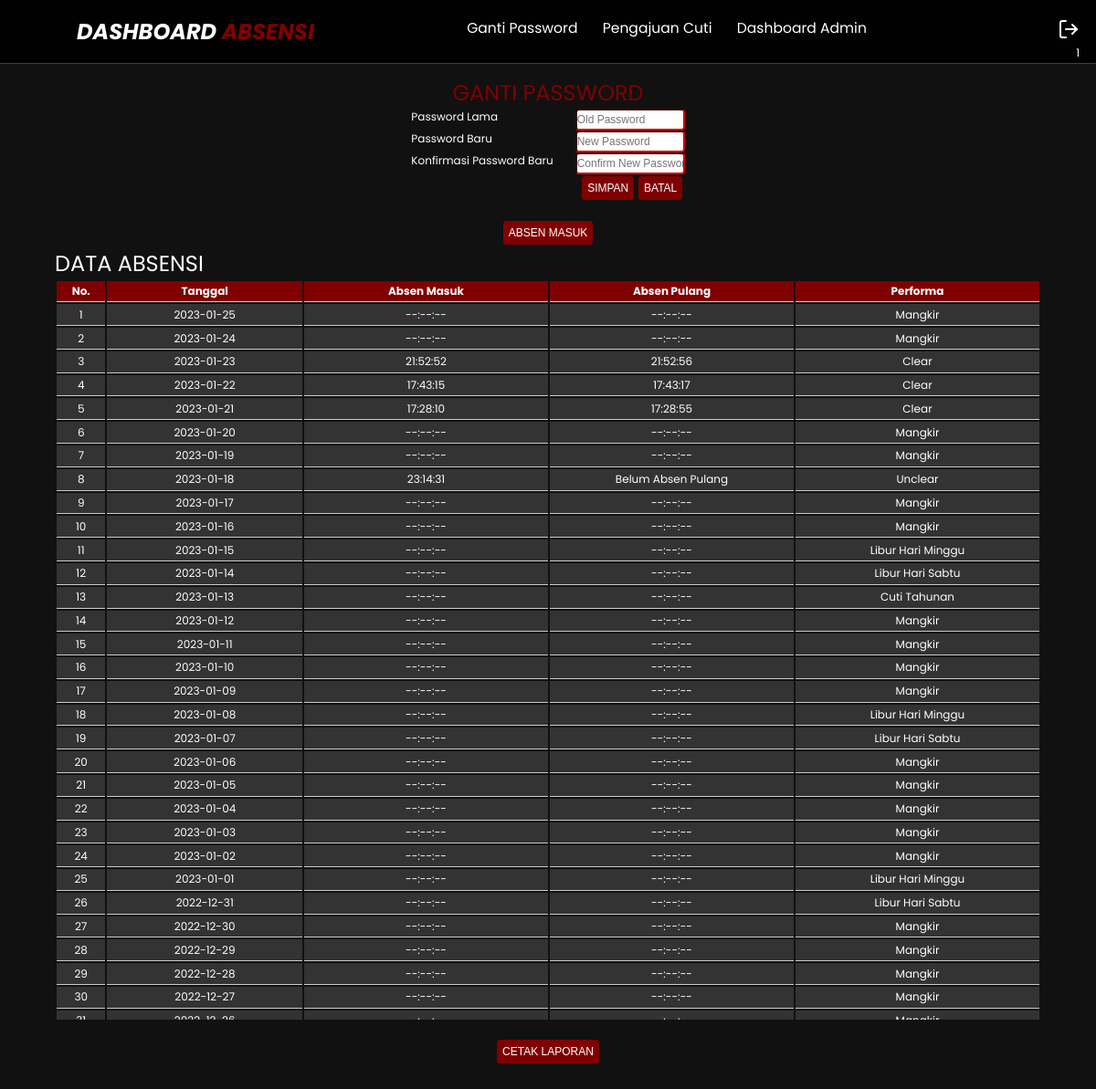
The app's page /dashboard/index.php?menu=ganti-password (signed in) with its own data.
### tables this page shows
CREATE TABLE `absensi` (
  `id` int(11) NOT NULL,
  `user_id` int(11) NOT NULL,
  `tgl` date DEFAULT NULL,
  `jam_masuk` varchar(255) DEFAULT NULL,
  `jam_keluar` varchar(255) DEFAULT NULL,
  `req_id` int(11) DEFAULT NULL
);

CREATE TABLE `request` (
  `id` int(11) NOT NULL,
  `req_id` int(11) NOT NULL,
  `jenis` varchar(255) DEFAULT NULL,
  `keterangan` varchar(255) DEFAULT NULL,
  `status` varchar(255) DEFAULT NULL
);

### dashboard/absensi.php (the view, shortened to what this page needs)
<div class="bform">
  <?php
  include("../connection.php");
  $user_id = $_SESSION['user_id'];
  $tgl = date('Y-m-d');
  $sql = "SELECT * FROM absensi as a LEFT JOIN request as b ON a.req_id=b.req_id WHERE a.user_id='$user_id' AND a.tgl='$tgl'";
  $result = $db->query($sql);
  $btnabsen = '<form action="action.php" method="POST">
  <button name="absen" type="submit">ABSEN MASUK</button>
</form>';
  if ($result->num_rows > 0) {
    $data = $result->fetch_assoc();
    if ($data['status'] == 'Accept') {
      echo "<p>Jadwal Anda Hari Ini " . $data['jenis'] . " !</p>";
    } else if (!empty($data['jam_keluar'])) {
      if (strtotime($data['jam_keluar']) == NULL) {
        echo $btnabsen;
      } else {
        echo "<p>Absen Pulang Berhasil, Terimakasih telah bekerja hari ini</p>";
      }
    } else {
      echo "
      <form action='' method='POST' class='form'>
      <span>Absen Masuk Berhasil, Selamat Bekerja</span>
              <button name='clockout' type='submit'>Absen Pulang</button>
            </form>";
    }
  } else {
    echo $btnabsen;
  }
  ?>
</div>
<div class="table">
  <div class="table_header">
    <p>DATA ABSENSI</p>
  </div>
  <div class="table_section">
    <table class="table">
      <thead>
        <tr class="tr">
          <th class="th" width='5%'>No.</th>
          <th class="th" width='20%'>Tanggal</th>
          <th class="th" width='25%'>Absen Masuk</th>
          <th class="th" width='25%'>Absen Pulang</th>
          <th class="th" width='25%'>Performa</th>
        </tr>
      </thead>
      <tbody>
        <?php
        $no = 1;
        $intTgl = strtotime($tgl);
        $stopTgl = $intTgl - 30 * 60 * 60 * 24;
        $sql = "SELECT * FROM absensi as a LEFT JOIN request as b ON a.req_id=b.req_id WHERE a.user_id='$user_id' AND a.tgl <= '$tgl' order by tgl desc";
        $absen = [];
        $hasil2 = $db->query($sql);
        while ($data2 = $hasil2->fetch_assoc()) {
          array_push($absen, $data2);
        }
        for ($intTgl; $intTgl >= $stopTgl; $intTgl -= 60 * 60 * 24) {
          $tgljd = date('Y-m-d', $intTgl);
          echo "<tr class='tr'>";
          echo "<td class='td'>" . $no++ . "</td>";
          echo "<td class='td'> " . $tgljd . " </td>";
          $cek = 0;
            foreach ($absen as $data) {
            if ($tgljd == $data['tgl']) {
              echo "<td class='td'> " . $data['jam_masuk'] . " </td>";
              if (empty($data['jam_keluar']) && !empty($data['jam_masuk'])) {
                echo "<td class='td'>Belum Absen Pulang</td>";
              } else {
                echo "<td class='td'> " . $data['jam_keluar'] . " </td>";
              }
              if ($data['status'] == 'Accept') {
                echo "<td class='td'>" . $data['jenis'] . "</td>";
              } else if (!empty($data['jam_masuk']) && strtotime($data['jam_keluar']) != NULL) {
                echo "<td class='td'>Clear</td>";
              } else {
                echo "<td class='td'>Unclear</td>";
              }
              $cek = 1;
              break;
            }
          }
          if ($cek == 0) {
            echo "<td class='td'>--:--:--</td><td class='td'>--:--:--</td>";
            if (date('D', $intTgl) == "Sun") {
              echo "<td class='td'>Libur Hari Minggu</td>";
            } else if (date('D', $intTgl) == "Sat") {
              echo "<td class='td'>Libur Hari Sabtu</td>";
            } else {
              echo "<td class='td'>Mangkir</td>";
            }
          }
          echo "</tr>";
        }
        ?>
      </tbody>
    </table>
  </div>
</div>

### dashboard/dashboard.css (style rules this page uses)
:root { --primary: #800000; --bg: #010101 }
* { margin: 0; padding: 0; box-sizing: border-box; outline: none; text-decoration: none; }
body { font-family: 'Poppins', sans-serif; background-color: #111; color: white; }
button { background-color: var(--primary); color: #fff; padding: 0.5rem; border: none; outline: none; border-radius: 0.3rem; margin: 0.2rem; font-size: 1rem; display: flex; align-items: center; justify-content: center; }
.table { width: 100%; }
.table_header { display: flex; justify-content: space-between; align-items: center; flex-flow: row wrap; margin-right: 5vw; margin-left: 5vw; }
.table_header p { font-size: 2rem; }
.table_section { margin-right: 5vw; margin-left: 5vw; height: 55vh; width: 90vw; overflow: auto; }
table { width: 100%; table-layout: fixed; min-width: 80rem; }
thead { position: sticky; top: 0; background-color: var(--primary); color: #fff; }
th,td { border-bottom: 1px solid #ccc; padding: 0.2rem; word-break: break-all; text-align: center; }
td { background-color: #333; }
.bform { display: flex; justify-content: center; }
@media (max-width: 1366px) { html { font-size: 75%; } }

### records on screen
absensi: jam_masuk "21:52:52", jam_keluar "21:52:56", shows "Clear"
absensi: jam_masuk "17:43:15", jam_keluar "17:43:17", shows "Clear"
absensi: jam_masuk "17:28:10", jam_keluar "17:28:55", shows "Clear"
absensi: jam_masuk "23:14:31", shows "Belum Absen Pulang", shows "Unclear"
absensi: jam_masuk "--:--:--", jam_keluar "--:--:--", request.jenis "Cuti Tahunan"

### other values on screen
$nama_lengkap "1"
$tgljd "2023-01-25"
$tgljd "2023-01-24"
$tgljd "2023-01-23"
$tgljd "2023-01-22"
$tgljd "2023-01-21"
$tgljd "2023-01-20"
$tgljd "2023-01-19"
$tgljd "2023-01-18"
$tgljd "2023-01-17"
$tgljd "2023-01-16"
$tgljd "2023-01-15"
$tgljd "2023-01-14"
$tgljd "2023-01-13"
$tgljd "2023-01-12"
